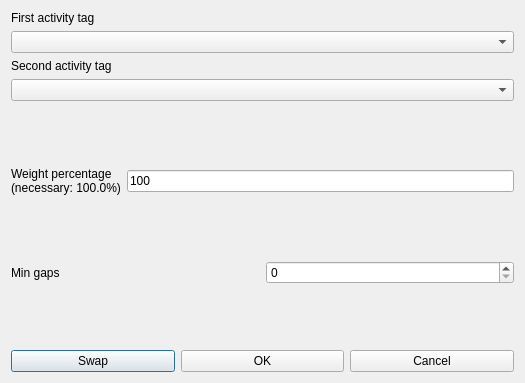
<?xml version="1.0" encoding="UTF-8"?>
<ui version="4.0">
 <class>ModifyConstraintTeachersMinGapsBetweenOrderedPairOfActivityTagsPerRealDayForm_template</class>
 <widget class="QDialog" name="ModifyConstraintTeachersMinGapsBetweenOrderedPairOfActivityTagsPerRealDayForm_template">
  <property name="geometry">
   <rect>
    <x>0</x>
    <y>0</y>
    <width>525</width>
    <height>383</height>
   </rect>
  </property>
  <property name="windowTitle">
   <string extracomment="This is the title of the dialog to modify a constraint of this type">Modify teachers min gaps between ordered pair of activity tags per real day</string>
  </property>
  <layout class="QVBoxLayout" name="verticalLayout_2">
   <item>
    <layout class="QVBoxLayout" name="verticalLayout">
     <item>
      <widget class="QLabel" name="firstActivityTagTextLabel">
       <property name="frameShape">
        <enum>QFrame::NoFrame</enum>
       </property>
       <property name="frameShadow">
        <enum>QFrame::Plain</enum>
       </property>
       <property name="text">
        <string>First activity tag</string>
       </property>
       <property name="wordWrap">
        <bool>false</bool>
       </property>
      </widget>
     </item>
     <item>
      <widget class="QComboBox" name="firstActivityTagComboBox">
       <property name="editable">
        <bool>false</bool>
       </property>
       <property name="insertPolicy">
        <enum>QComboBox::NoInsert</enum>
       </property>
       <property name="duplicatesEnabled">
        <bool>false</bool>
       </property>
      </widget>
     </item>
     <item>
      <widget class="QLabel" name="secondActivityTagTextLabel">
       <property name="frameShape">
        <enum>QFrame::NoFrame</enum>
       </property>
       <property name="frameShadow">
        <enum>QFrame::Plain</enum>
       </property>
       <property name="text">
        <string>Second activity tag</string>
       </property>
       <property name="wordWrap">
        <bool>false</bool>
       </property>
      </widget>
     </item>
     <item>
      <widget class="QComboBox" name="secondActivityTagComboBox">
       <property name="editable">
        <bool>false</bool>
       </property>
       <property name="insertPolicy">
        <enum>QComboBox::NoInsert</enum>
       </property>
       <property name="duplicatesEnabled">
        <bool>false</bool>
       </property>
      </widget>
     </item>
    </layout>
   </item>
   <item>
    <spacer name="spacer6">
     <property name="orientation">
      <enum>Qt::Vertical</enum>
     </property>
     <property name="sizeType">
      <enum>QSizePolicy::Expanding</enum>
     </property>
     <property name="sizeHint" stdset="0">
      <size>
       <width>20</width>
       <height>20</height>
      </size>
     </property>
    </spacer>
   </item>
   <item>
    <layout class="QHBoxLayout" name="horizontalLayout_2">
     <item>
      <widget class="QLabel" name="weightTextLabel">
       <property name="frameShape">
        <enum>QFrame::NoFrame</enum>
       </property>
       <property name="frameShadow">
        <enum>QFrame::Plain</enum>
       </property>
       <property name="text">
        <string>Weight percentage
(necessary: 100.0%)</string>
       </property>
       <property name="wordWrap">
        <bool>false</bool>
       </property>
      </widget>
     </item>
     <item>
      <widget class="QLineEdit" name="weightLineEdit">
       <property name="text">
        <string notr="true">100</string>
       </property>
      </widget>
     </item>
    </layout>
   </item>
   <item>
    <spacer name="verticalSpacer">
     <property name="orientation">
      <enum>Qt::Vertical</enum>
     </property>
     <property name="sizeHint" stdset="0">
      <size>
       <width>20</width>
       <height>25</height>
      </size>
     </property>
    </spacer>
   </item>
   <item>
    <layout class="QHBoxLayout" name="horizontalLayout">
     <item>
      <widget class="QLabel" name="minGapsTextLabel">
       <property name="frameShape">
        <enum>QFrame::NoFrame</enum>
       </property>
       <property name="frameShadow">
        <enum>QFrame::Plain</enum>
       </property>
       <property name="text">
        <string>Min gaps</string>
       </property>
       <property name="wordWrap">
        <bool>false</bool>
       </property>
      </widget>
     </item>
     <item>
      <widget class="QSpinBox" name="minGapsSpinBox"/>
     </item>
    </layout>
   </item>
   <item>
    <spacer name="verticalSpacer_2">
     <property name="orientation">
      <enum>Qt::Vertical</enum>
     </property>
     <property name="sizeHint" stdset="0">
      <size>
       <width>20</width>
       <height>26</height>
      </size>
     </property>
    </spacer>
   </item>
   <item>
    <layout class="QHBoxLayout">
     <item>
      <widget class="QPushButton" name="swapPushButton">
       <property name="text">
        <string comment="Interchange (swap) the two selected activity tags in the dialog">Swap</string>
       </property>
      </widget>
     </item>
     <item>
      <widget class="QPushButton" name="okPushButton">
       <property name="text">
        <string>OK</string>
       </property>
      </widget>
     </item>
     <item>
      <widget class="QPushButton" name="cancelPushButton">
       <property name="text">
        <string>Cancel</string>
       </property>
      </widget>
     </item>
    </layout>
   </item>
  </layout>
 </widget>
 <layoutdefault spacing="6" margin="11"/>
 <resources/>
 <connections/>
</ui>
